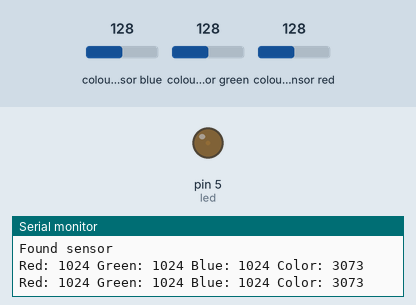
This sketch was run on a simulated Arduino Uno, built with avr-gcc and run on an emulated ATmega328P. On the bench: output pins drawn as LEDs (lit = HIGH), the last lines printed to the serial monitor. The inputs (shaded band) are chosen by the test bench; at power-on: colour sensor blue 128, colour sensor green 128, colour sensor red 128.

Above: at 1.9 s.
2.0 s: colour sensor blue set to 191
At 2.4 s:
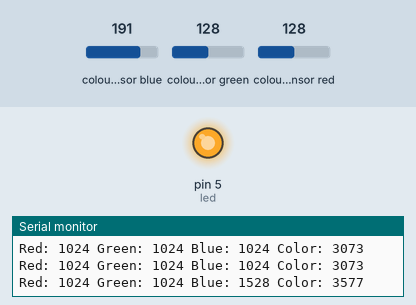
3.6 s: colour sensor green set to 5
At 5.4 s:
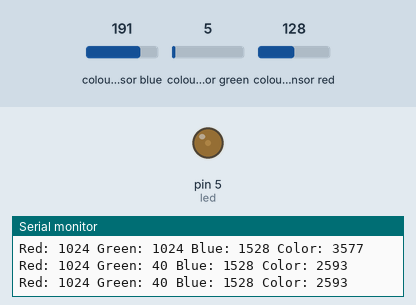
5.7 s: colour sensor red set to 64
7.5 s: colour sensor red set to 57
At 8.7 s:
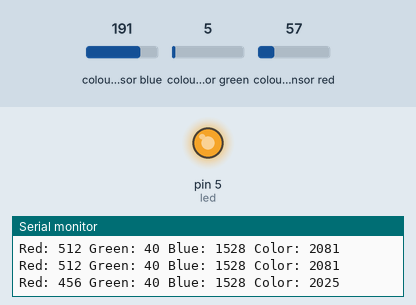
9.9 s: colour sensor green set to 131
At 11.6 s:
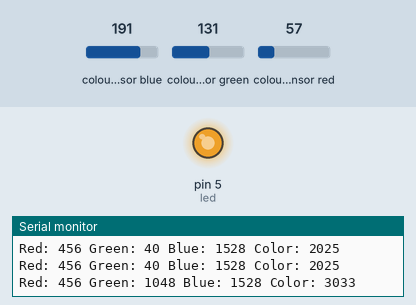
12.0 s: colour sensor green set to 138
At 13.4 s:
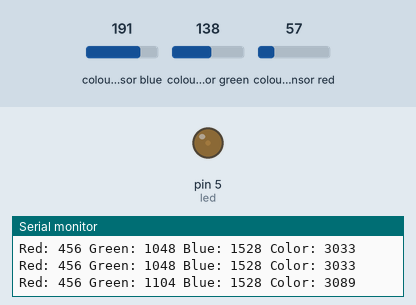
Timing chart, 0 to 15.0 s (numbered marks = the images above; inputs shaded):
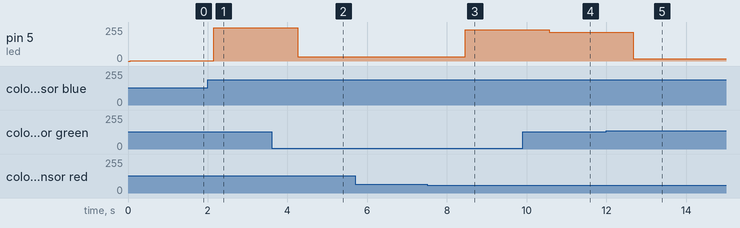

Measured:
- the behaviour switches between 60 and 59 on colour sensor red (found by bisection; images 2 and 3)
- the behaviour switches between 135 and 136 on colour sensor green (found by bisection; images 4 and 5)
- after the input at 2.0 s, pin 5 (led): 1/255 → 249/255 after 0.15 s
- after the input at 3.6 s, pin 5 (led): 249/255 → 33/255 after 0.66 s
- after the input at 7.5 s, pin 5 (led): 33/255 → 233/255 after 0.96 s
- after the input at 9.9 s, pin 5 (led): 233/255 → 217/255 after 0.67 s
- after the input at 12.0 s, pin 5 (led): 217/255 → 17/255 after 0.67 s

The sketch:

color_sensor.ino
```cpp
#include <Wire.h>
#include "Adafruit_TCS34725.h"
int led = 5;

Adafruit_TCS34725 tcs = Adafruit_TCS34725(TCS34725_INTEGRATIONTIME_50MS, TCS34725_GAIN_1X);

void setup(void) {
  Serial.begin(9600);

  pinMode (led, OUTPUT);

  if (tcs.begin()) {
    Serial.println("Found sensor");
  } else {
    Serial.println("No TCS34725 found ... check your connections");
    while (1);
  }
}

void loop(void) {
  uint16_t r, g, b, c;
  tcs.getRawData(&r, &g, &b, &c);
  Serial.print("Red: "); Serial.print(r, DEC); Serial.print(" ");
  Serial.print("Green: "); Serial.print(g, DEC); Serial.print(" ");
  Serial.print("Blue: "); Serial.print(b, DEC); Serial.print(" ");
  Serial.print("Color: "); Serial.print(c, DEC); Serial.print(" ");
  Serial.println(" ");
analogWrite (led, c);
  delay(1000);
}
```
